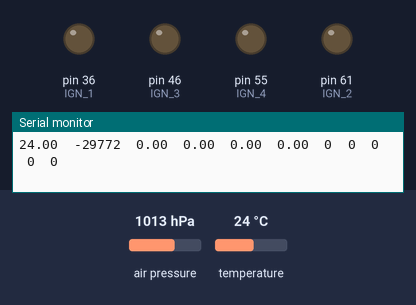
A sketch run on a simulated Arduino Mega 2560, built for the host (arithmetic inside an expression is 32-bit, double 64-bit). Parts: output pins drawn as LEDs (lit = HIGH), the last lines printed to the serial monitor. The inputs (shaded band) are chosen by the test bench; at power-on: air pressure 1013 hPa, temperature 24 °C. Storage starts empty.

Above: at 1.2 s.
1.3 s: air pressure set to 1016 hPa
At 2.4 s:
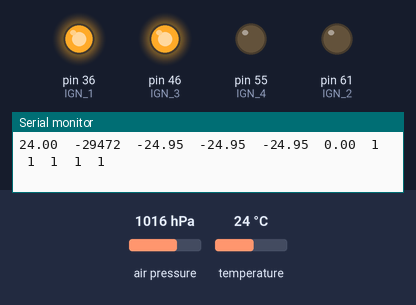
At 10.2 s:
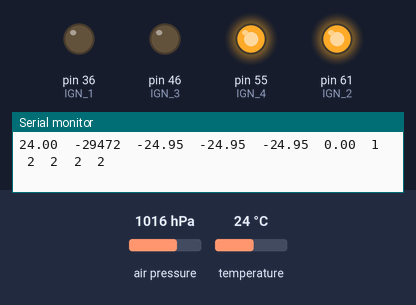
Timing chart, 0 to 11.1 s (numbered marks = the images above; inputs shaded):
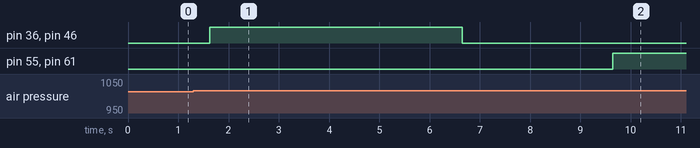

The sketch:

C_Querino.ino
```cpp
#include <Adafruit_BMP085.h>
#include <SPI.h>
#include <SD.h>

Adafruit_BMP085 bmp;
const int chipSelect = 53;

/*#ifdef ARDUINO_AVR_MEGA2560
#define SD_CS_PIN 53
#else
#define SD_CS_PIN 10
#endif // ARDUINO_AVR_MEGA2560*/
//altura menos 3
#define IGN_1 36	/*act1*/
#define IGN_2 61	/*act2*/
#define IGN_3 46	/*act3*/
#define IGN_4 55	/*act4*/

float alturainicial;
float altura = 0;
float height[20];
float altufinal;
float somaH;
float somaB;
float filtroA;
float filtroB[20];
float altitude;
float apojas = 0;
float temperatura;
int pressao;
int n = 0;
int j = 0;
int r = 0;
int y = 1;
int apogeu = 0;
int counter = 0;
int estado1 = 0;
int estado2 = 0;
int estado3 = 0;
int estado4 = 0;
String nome = "calvo";
String nomearq = "";
unsigned long tempo1 = 0;
unsigned long tempo2 = 0;
unsigned long tempo3 = 0;
unsigned long tempo4 = 0;

void setup() {
  Serial.begin(115200);
  pinMode(IGN_1, OUTPUT);
  pinMode(IGN_2, OUTPUT);
  pinMode(IGN_3, OUTPUT);
  pinMode(IGN_4, OUTPUT);
  // erro de iniciar os sensores

  if (!bmp.begin()) {
    Serial.println("Could not find a valid BMP085 sensor, check wiring!");
  }
  while (!Serial) { ; }
  Serial.print("Initializing SD card...");

  if (!SD.begin(chipSelect)) {
    Serial.println("Card failed, or not present");
    while (1)
      ;
  }
  Serial.println("card initialized.");

  String dataString = "";
  dataString += String("Temperatura\tpressão\tAltitude\tfiltro1\tfiltro2\tN\tapogeu\tparaquedas1\tempo\t") + "\t";

  Serial.println(dataString);

  do {
   String zeros = "";
    for(int tamanho = nome.length()+ String(counter).length(); tamanho < 8; tamanho++){
      zeros += "0";
    }

    nomearq = nome + zeros + String(counter) + ".txt";

    counter += 1;
  }
  while(SD.exists(nomearq));

  Serial.println(nomearq+"\t");

  File dataFile = SD.open(nomearq, FILE_WRITE);
  if (dataFile) {
    dataFile.println(dataString);
    dataFile.close();
  } else {
    Serial.println("error opening datalog.txt");
  }
  // sensores
  for (int i = 0; i < 20; i++) {

    alturainicial = alturainicial + bmp.readAltitude();
  }

  altura = (alturainicial / 20);
}

void loop() {
  unsigned long atualMillis = millis();

  altitude = bmp.readAltitude() - altura;
  height[j] = altitude;
  j++;

  if (j >= 20) {
    j = 0;
  }

  somaH = 0;

  for (int k = 0; k < 20; k++) {
    somaH = somaH + height[k];
  }
  filtroA = somaH / 20;

  filtroB[r] = filtroA;
  r++;

  if (r >= 20) {
    r = 0;
  }

  somaB = 0;
  for (int v = 0; v < 20; v++) {
    somaB = somaB + filtroB[v];
  }
  float filtro = somaB / 20;


  if (apojas > filtro) {
    n = n + 1;
  } else {
    n = 0;
  }

  if (n >= 20) {
    apogeu = 1;
  }
  // acionamento paraquedas 1
  if (apogeu == 1 && estado1 == 0){
    digitalWrite(IGN_1, HIGH);
    estado1 = 1;
    tempo1 = atualMillis + 5000;
  }
  // acionamento do timer para o paraquedas 2
  if(apogeu == 1 && estado2 == 0){
    tempo2 = atualMillis + 8000;
    estado2 = 1;
  }
  // acionamento paraquedas 3
  if(apogeu == 1 && estado3 == 0 && filtro <= -3){
    digitalWrite(IGN_3, HIGH);
    estado3 = 1;
    tempo3 = atualMillis + 5000;
  }
  // acionamento do timer para o paraquedas 4
  if(apogeu == 1 && estado4 == 0 && filtro <= -3){
    tempo4 = atualMillis + 8000;
    estado4 = 1;
  }

  // desligamento do paraquedas 1
  if (estado1 == 1 && atualMillis >= tempo1){
    digitalWrite(IGN_1, LOW);
    estado1 = 2;
  }
  // acionamento do paraquedas 2
  if(estado2 == 1 && atualMillis >= tempo2){
    digitalWrite(IGN_2, HIGH);
    estado2 = 2;
    tempo2 = atualMillis+5000;
  }
  // acionamento do paraquedas 4
  if(estado4 == 1 && atualMillis >= tempo4){
    digitalWrite(IGN_4, HIGH);
    estado4 = 2;
    tempo4 = atualMillis+5000;
  }

  // desligamento do paraquedas 2
  if(estado2 == 2 && atualMillis >= tempo2){
    digitalWrite(IGN_2, LOW);
    estado2 = 3;
  }
  // desligamento do paraquedas 3
  if(estado3 == 1 && atualMillis >= tempo3){
    digitalWrite(IGN_3, LOW);
    estado3 = 2;
  }
  // desligamento do paraquedas 4
  if(estado4 == 2 && atualMillis >= tempo4){
    digitalWrite(IGN_4, LOW);
    estado4 = 3;
  }


  apojas = filtro;
  temperatura = bmp.readTemperature();
  pressao = bmp.readPressure();

  File dataFile = SD.open(nomearq, FILE_WRITE);
  String dataString = "";

  dataString += String(temperatura) + "\t";
  dataString += String(pressao) + "\t";
  dataString += String(altitude) + "\t";
  dataString += String(filtroA) + "\t";
  dataString += String(filtro) + "\t";
  dataString += String(n/10.0) + "\t";
  dataString += String(apogeu) + "\t";
  dataString += String(estado1) + "\t";
  dataString += String(estado2) + "\t";
  dataString += String(estado3) + "\t";
  dataString += String(estado4) + "\t";
  Serial.println(dataString);

  if (dataFile) {
    dataFile.println(dataString);
    dataFile.close();
  } else {
    Serial.println("error opening datalog.txt");
  }
}
```

Measured:
- the behaviour switches between 1013 and 1014 hPa on air pressure (found by bisection; images 0 and 1)
- after the input at 1.3 s, pin 36 (IGN_1), pin 46 (IGN_3): LOW → HIGH after 0.33 s, → LOW 5.0 s later; pin 55 (IGN_4), pin 61 (IGN_2): LOW → HIGH after 8.3 s
